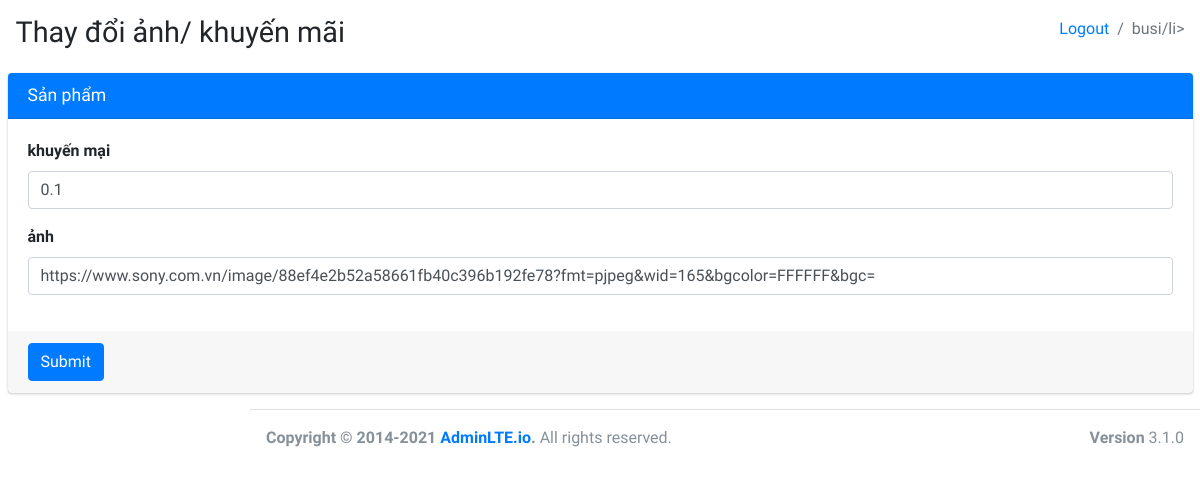
Page /busi/edit/1 on the committed database.
### shop/models.py (models this page shows, shortened)
class Product(models.Model):
    name =models.CharField(max_length=100,default='')
    salePrice = models.FloatField(default=0)
    importPrice = models.FloatField(default=0)
    amount = models.IntegerField(default=0)
    saleOff = models.FloatField(default=0)
    type=models.CharField(max_length=100,default='')
    image=models.CharField(max_length=100,default='')
    discriminator = models.CharField(max_length=100,default='')

### bussiness/views.py (the view, shortened to what this page needs)
# urls.py: path('edit/<int:product_id>',views.edit,name="busiedit"),
def edit(request,product_id):
    product = Product.objects.get(id=product_id)
    return render(request,"busi/edit.html",{'product':product})

### shop/templates/busi/edit.html (shortened to what this page needs)
{% extends 'store/index.html' %}
{% load static %}
{% block content %}
  <div>
    <section class="content-header">
      <div class="container-fluid">
        <div class="row mb-2">
          <div class="col-sm-6">
            <h1>Thay đổi ảnh/ khuyến mãi</h1>
          </div>
          <div class="col-sm-6">
            <ol class="breadcrumb float-sm-right">
              <li class="breadcrumb-item"><a href="/logout">Logout</a></li>
              <li class="breadcrumb-item active">busi/li>
            </ol>
          </div>
        </div>
      </div>
    </section>
    <section class="content">
      <div class="container-fluid">
        <div class="row">
          <div class="col-md-12">
            <div class="card card-primary">
              <div class="card-header">
                <h3 class="card-title">Sản phẩm</h3>
              </div>
              <form method="POST" action="">
                <div class="card-body">
                  <div class="form-group">
                    <label for="exampleInputEmail1">khuyến mại</label>
                    <input value="{{product.saleOff}}" name="saleoff" type="text" class="form-control" id="exampleInputEmail1" >
                  </div>
                  <div class="form-group">
                    <label for="exampleInputEmail1">ảnh</label>
                    <input value="{{product.image}}" name="image" type="text" class="form-control" id="exampleInputEmail1" >
                  </div>
                </div>
                <div class="card-footer">
                  <button type="submit" class="btn btn-primary">Submit</button>
                </div>
              </form>
            </div>
       </div>
        </div>
      </div>
    </section>
  </div>
 {% endblock %}

### rows in the picture
Product: saleoff "0.1", image "https://www.sony.com.vn/image/88ef4e2b52a58661fb40c396b192fe78?fmt=pjpeg&wid=165&bgcolor=FFFFFF&bgc="
